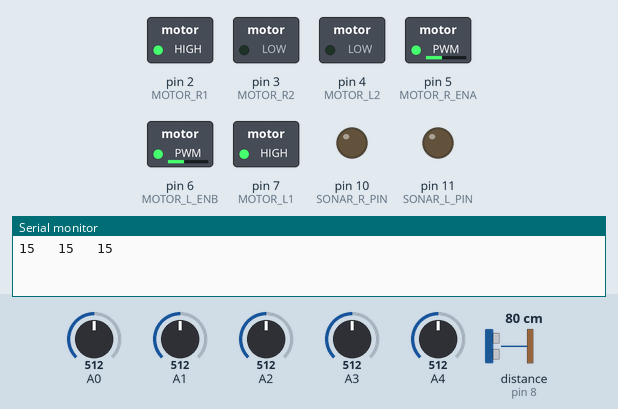
Bench run of a sketch on a simulated Arduino Uno, built with avr-gcc and run on an emulated ATmega328P. Parts: switched loads named in the sketch (green lamp = pin HIGH), output pins drawn as LEDs (lit = HIGH), the last lines printed to the serial monitor. The test bench sets the inputs (shaded band); at power-on: A0 = 512, distance to the obstacle (sensor on pin 8) 80 cm, A4 = 512, A3 = 512, A1 = 512, A2 = 512.

Above: at 1.2 s.
1.3 s: A0 set to 560
At 2.4 s:
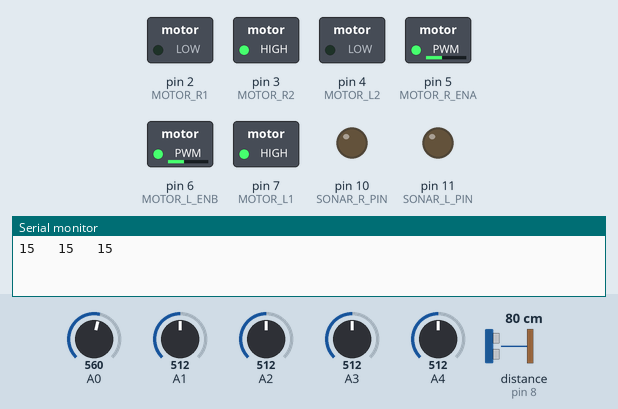
5.8 s: distance to the obstacle (sensor on pin 8) set to 250 cm
At 6.5 s:
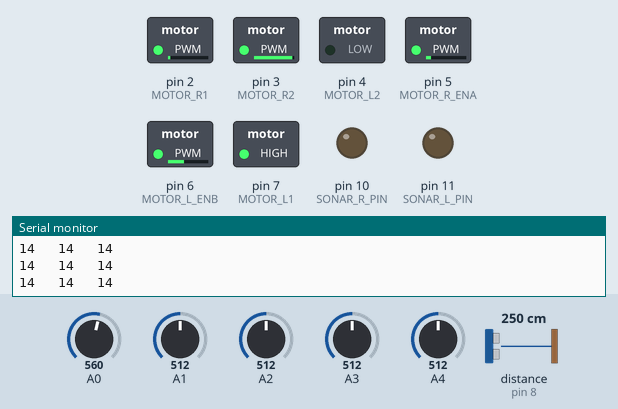
7.6 s: A4 set to 542
16.9 s: A4 set to 566
At 17.8 s:
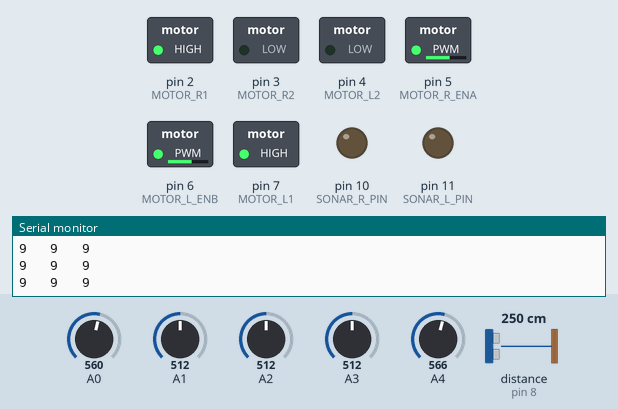
18.7 s: A3 set to 537
20.2 s: A3 set to 559
At 21.3 s:
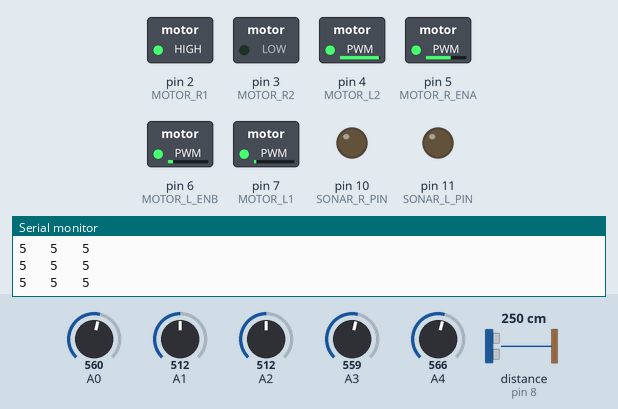
Timing chart, 0 to 23.0 s (numbered marks = the images above; inputs shaded):
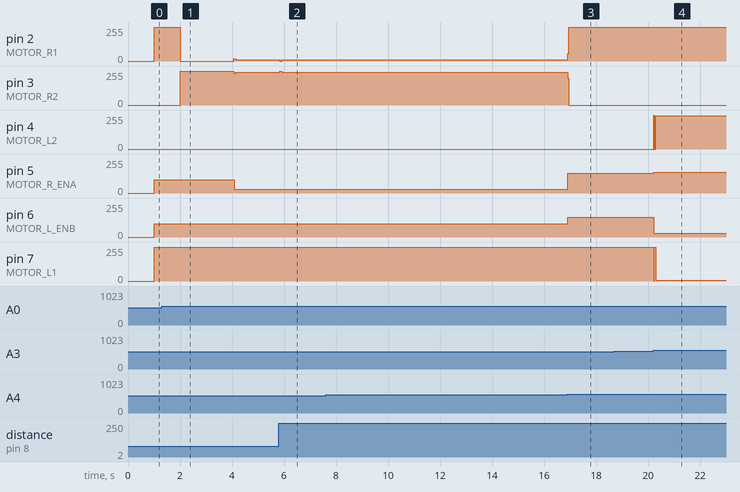

The sketch:

M-motor_maze_final.ino
```cpp
#include <NewPing.h> // 번호는 각자 맞게 정할 것

#define MOTOR_R1 2
#define MOTOR_R2 3
#define MOTOR_R_ENA 5

#define MOTOR_L1 7
#define MOTOR_L2 4
#define MOTOR_L_ENB 6

#define SONAR_F_PIN 8
#define SONAR_R_PIN 10
#define SONAR_L_PIN 11

double F_distance =0;
double L_distance =0;
double R_distance =0;
double line_F_distance=0;

int speed_l=150;
int speed_r=200;
int dir_r=1;
int dir_l=1;


NewPing sonar[3] =
{
  NewPing (SONAR_F_PIN, SONAR_F_PIN, 500),
  NewPing (SONAR_R_PIN, SONAR_R_PIN, 500),
  NewPing (SONAR_L_PIN, SONAR_L_PIN, 500)
};

int line_sensor[5] = {0,0,0,0,0};
int sensor =1;
int sum = 1;
int stopit=0;

int mode_0()// 1+ 2 + 3 + 4
{
  int i;
  int sum = 0;

  for(i = 0; i < 5; i++)
  {
     line_sensor[i] = analogRead(A0 + i);
     //Serial.print(line_sensor[i]);
     //Serial.print("    ");
     if(i==0) if(  line_sensor[i] > 550) sum = sum - 3;
     if(i==1) if(  line_sensor[i] > 550) sum = sum - 1;
     if(i==2) if(  line_sensor[i] > 550) sum = sum;
     if(i==3) if(  line_sensor[i] > 550) sum = sum + 1;
     if(i==4) if(  line_sensor[i] > 550) sum = sum + 3;
  }
  return sum;
}

int mode_1()// 1+ 2 + 3 + 4
{
  int i;
  stopit = 0;

  for(i = 0; i < 5; i++)
  {
     line_sensor[i] = analogRead(A0 + i);
     //Serial.print(line_sensor[i]);
     //Serial.print("    ");
     if(i==0) if(  line_sensor[i] < 550) stopit = stopit + 1;
     if(i==1) if(  line_sensor[i] < 550) stopit = stopit + 2;
     if(i==2) if(  line_sensor[i] < 550) stopit = stopit + 3;
     if(i==3) if(  line_sensor[i] < 550) stopit = stopit + 4;
     if(i==4) if(  line_sensor[i] < 550) stopit = stopit + 5;
  }
  Serial.print(stopit);
  Serial.print("   ");
  return stopit;
}

void motor_control(int speed_l, int dir_l, int speed_r, int dir_r)
{
   if(dir_l==1) // 전진
   {
     digitalWrite(MOTOR_L1, HIGH);
     digitalWrite(MOTOR_L2, LOW);
     analogWrite(MOTOR_L_ENB, speed_l);
   }
   else if(dir_l==-1)//후진
   {
     digitalWrite(MOTOR_L1, LOW);
     digitalWrite(MOTOR_L2, HIGH);
     analogWrite(MOTOR_L_ENB, speed_l);
   }
   else
   {
     digitalWrite(MOTOR_L1, LOW);
     digitalWrite(MOTOR_L2, LOW);
     analogWrite(MOTOR_L_ENB, 0);
   }
    if(dir_r==1) // 전진
   {
     digitalWrite(MOTOR_R1, HIGH);
     digitalWrite(MOTOR_R2, LOW);
     analogWrite(MOTOR_R_ENA, speed_r);
   }
   else if(dir_r==-1)//후진
   {
     digitalWrite(MOTOR_R1, LOW);
     digitalWrite(MOTOR_R2, HIGH);
     analogWrite(MOTOR_R_ENA, speed_r);
   }
   else
   {
     digitalWrite(MOTOR_R1, LOW);
     digitalWrite(MOTOR_R2, LOW);
     analogWrite(MOTOR_R_ENA, 0);
   }
}

void setup()
{
  Serial.begin(9600); //9600 속도로 통신을 시작 한다.
  pinMode(MOTOR_R1, OUTPUT);
  pinMode(MOTOR_R2,OUTPUT);
  pinMode(MOTOR_R_ENA, OUTPUT);

  pinMode(MOTOR_L1, OUTPUT);
  pinMode(MOTOR_L2, OUTPUT);
  pinMode(MOTOR_L_ENB, OUTPUT);

  pinMode(SONAR_F_PIN, OUTPUT);
  pinMode(SONAR_R_PIN, OUTPUT);
  pinMode(SONAR_L_PIN, OUTPUT);
}

void read_distance()
{
  F_distance = sonar[0].ping_cm() * 10;
  L_distance = sonar[1].ping_cm() * 10;
  R_distance = sonar[2].ping_cm() * 10;
  /*Serial.print(F_distance);
  Serial.print("  ");
  Serial.print(F_distance);
  Serial.print("  ");
  Serial.println(F_distance);*/
  motor_control(speed_l, dir_l, speed_r, dir_r);

  if(F_distance<=300 && F_distance>0)
  {
      motor_control(0, 0, 0, 0);
      delay(300);
      motor_control(150, 1, 150, -1);
  }
}

void go_line()
{
  line_sensor[5];
  mode_0();//색깔인식
  mode_1();
  line_F_distance = sonar[0].ping_cm() * 10;
  if(line_F_distance <= 200 && line_F_distance>0)
  {
    motor_control(0, 0, 0, 0);
  }
  else
  {
    motor_control(speed_l, dir_l, speed_r, dir_r);

    sensor = mode_0();
    if(sensor < 0)
    {
      motor_control(sum * 100,1,30,-1);
    }
    else if(sensor > 0)
    {
      motor_control(30,-1,-sum * 100,1);
    }
    else
    {
       motor_control(150,1,150,1);
    }
  }
}

void loop()
{
    mode_0();
    mode_1();
    go_line();
    int k = stopit;
    Serial.println(k);
    if(k==15)
    {
      motor_control(0, 0, 0, 0);
      delay(1000);
      motor_control(100 ,1, 100, 1);
      delay(1000);
      /*if(F_distance < 600 && F_distance > 0)
      {
        motor_control(100, 1, 100, -1);
        delay(1000);
      }*/
      motor_control(100, 1, 100, -1);
      delay(2000);
    }

    //read_distance();
}
```

Measured:
- the behaviour switches between 550 and 551 on A4 (found by bisection; images 2 and 3)
- the behaviour switches between 550 and 551 on A3 (found by bisection; images 3 and 4)
- after the input at 1.3 s, pin 6 (MOTOR_L_ENB): stays 100/255 (without the input it goes to 0/255 after 2.7 s); pin 7 (MOTOR_L1): stays 255/255 (without the input it goes to 0/255 after 2.7 s)
- after the input at 5.8 s, pin 2 (MOTOR_R1): 11/255 → 0/255 at once, → 11/255 0.08 s later; pin 3 (MOTOR_R2): 244/255 → 255/255 at once, → 244/255 0.08 s later
- after the input at 16.9 s, pin 2 (MOTOR_R1): 11/255 → 255/255 at once; pin 3 (MOTOR_R2): 244/255 → 0/255 at once; pin 5 (MOTOR_R_ENA): 30/255 → 150/255 at once; pin 6 (MOTOR_L_ENB): 100/255 → 150/255 at once
- after the input at 20.2 s, pin 4 (MOTOR_L2): 0/255 → 248/255 at once; pin 5 (MOTOR_R_ENA): 150/255 → 156/255 at once; pin 6 (MOTOR_L_ENB): 150/255 → 30/255 at once; pin 7 (MOTOR_L1): 255/255 → 7/255 at once
